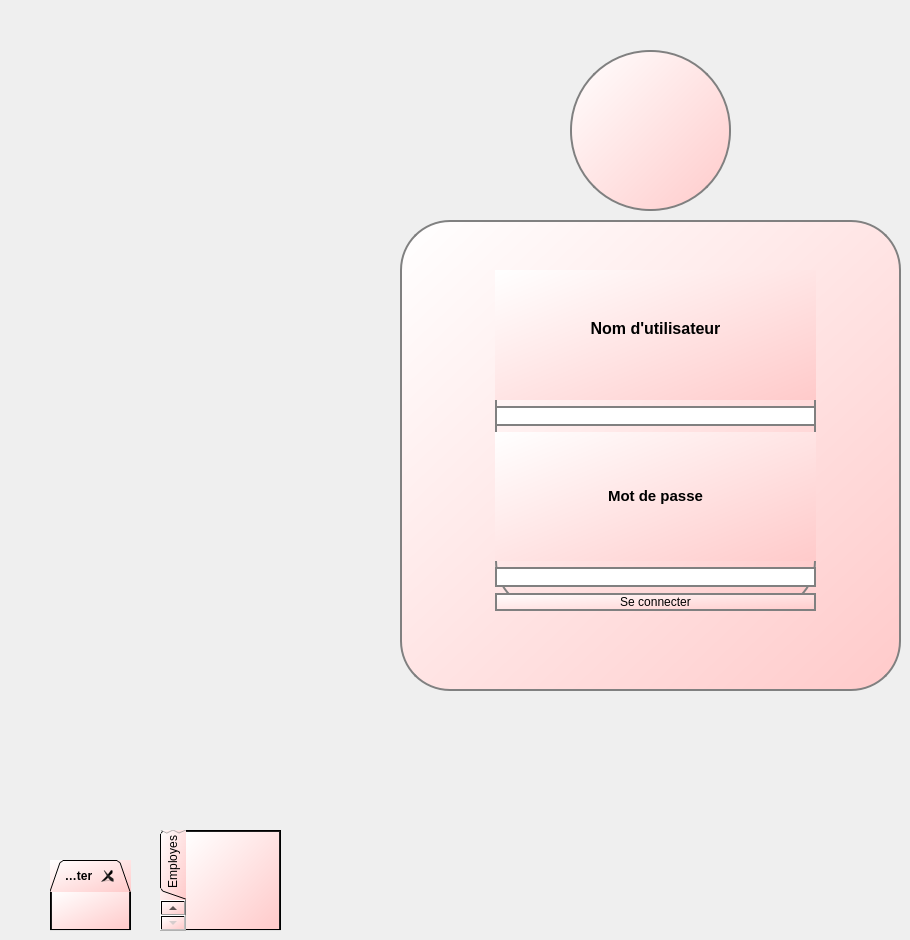
   <widget class="QWidget" name="page_5">
    <widget class="QTabWidget" name="TabWidget_login">
     <property name="enabled">
      <bool>true</bool>
     </property>
     <property name="geometry">
      <rect>
       <x>50</x>
       <y>860</y>
       <width>81</width>
       <height>71</height>
      </rect>
     </property>
     <property name="font">
      <font>
       <pointsize>9</pointsize>
       <weight>75</weight>
       <bold>true</bold>
      </font>
     </property>
     <property name="cursor">
      <cursorShape>CrossCursor</cursorShape>
     </property>
     <property name="acceptDrops">
      <bool>false</bool>
     </property>
     <property name="autoFillBackground">
      <bool>false</bool>
     </property>
     <property name="styleSheet">
      <string notr="true">background-color: qlineargradient(spread:pad, x1:0, y1:0, x2:1, y2:1, stop:0 rgba(255, 255, 255, 255), stop:1 rgba(255, 202, 202, 255));</string>
     </property>
     <property name="tabShape">
      <enum>QTabWidget::Triangular</enum>
     </property>
     <property name="currentIndex">
      <number>0</number>
     </property>
     <property name="elideMode">
      <enum>Qt::ElideLeft</enum>
     </property>
     <property name="documentMode">
      <bool>false</bool>
     </property>
     <property name="tabsClosable">
      <bool>true</bool>
     </property>
     <property name="movable">
      <bool>false</bool>
     </property>
     <property name="tabBarAutoHide">
      <bool>false</bool>
     </property>
     <widget class="QWidget" name="page_login">
      <attribute name="title">
       <string>Se connecter</string>
      </attribute>
     </widget>
    </widget>
    <widget class="QGroupBox" name="groupBox">
     <property name="geometry">
      <rect>
       <x>400</x>
       <y>220</y>
       <width>501</width>
       <height>471</height>
      </rect>
     </property>
     <property name="styleSheet">
      <string notr="true">background-color: qlineargradient(spread:pad, x1:0, y1:0, x2:1, y2:1, stop:0 rgba(255, 255, 255, 255), stop:1 rgba(255, 202, 202, 255));
border-radius: 50px;
border: 2px solid gray;</string>
     </property>
     <property name="title">
      <string/>
     </property>
     <widget class="QWidget" name="layoutWidget">
      <property name="geometry">
       <rect>
        <x>95</x>
        <y>50</y>
        <width>321</width>
        <height>341</height>
       </rect>
      </property>
      <layout class="QVBoxLayout" name="verticalLayout">
       <item>
        <widget class="QLabel" name="cccc">
         <property name="styleSheet">
          <string notr="true">border-radius: 0px;
border: 0px solid gray;</string>
         </property>
         <property name="text">
          <string>&lt;html&gt;&lt;head/&gt;&lt;body&gt;&lt;p align=&quot;center&quot;&gt;&lt;span style=&quot; font-size:12pt; font-weight:600;&quot;&gt;Nom d'utilisateur&lt;/span&gt;&lt;span style=&quot; font-size:12pt; font-weight:600;&quot;&gt;&lt;br/&gt;&lt;/span&gt;&lt;/p&gt;&lt;/body&gt;&lt;/html&gt;</string>
         </property>
        </widget>
       </item>
       <item>
        <widget class="QLineEdit" name="le_username">
         <property name="styleSheet">
          <string notr="true">background-color: rgb(255, 255, 255);</string>
         </property>
         <property name="echoMode">
          <enum>QLineEdit::Normal</enum>
         </property>
        </widget>
       </item>
       <item>
        <widget class="QLabel" name="label_40">
         <property name="styleSheet">
          <string notr="true">border-radius: 0px;
border: 0px solid gray;</string>
         </property>
         <property name="text">
          <string>&lt;html&gt;&lt;head/&gt;&lt;body&gt;&lt;p align=&quot;center&quot;&gt;&lt;span style=&quot; font-size:11pt; font-weight:600;&quot;&gt;Mot de passe&lt;/span&gt;&lt;/p&gt;&lt;/body&gt;&lt;/html&gt;</string>
         </property>
        </widget>
       </item>
       <item>
        <widget class="QLineEdit" name="le_password">
         <property name="styleSheet">
          <string notr="true">background-color: rgb(255, 255, 255);</string>
         </property>
         <property name="echoMode">
          <enum>QLineEdit::Password</enum>
         </property>
        </widget>
       </item>
       <item>
        <widget class="QPushButton" name="btnLogin_4">
         <property name="toolTip">
          <string>&lt;html&gt;&lt;head/&gt;&lt;body&gt;&lt;p align=&quot;center&quot;&gt;login&lt;/p&gt;&lt;/body&gt;&lt;/html&gt;</string>
         </property>
         <property name="styleSheet">
          <string notr="true"/>
         </property>
         <property name="text">
          <string>Se connecter</string>
         </property>
        </widget>
       </item>
      </layout>
     </widget>
    </widget>
    <widget class="QFrame" name="frame_11">
     <property name="geometry">
      <rect>
       <x>570</x>
       <y>50</y>
       <width>161</width>
       <height>161</height>
      </rect>
     </property>
     <property name="styleSheet">
      <string notr="true">
border-radius: 80px;
border: 2px solid gray;
background-color: qlineargradient(spread:pad, x1:0, y1:0, x2:1, y2:1, stop:0 rgba(255, 255, 255, 255), stop:1 rgba(255, 202, 202, 255));
image: url(:/images/user-244.png);</string>
     </property>
     <property name="frameShape">
      <enum>QFrame::StyledPanel</enum>
     </property>
     <property name="frameShadow">
      <enum>QFrame::Raised</enum>
     </property>
    </widget>
    <widget class="QTabWidget" name="tabWidget_4">
     <property name="geometry">
      <rect>
       <x>160</x>
       <y>830</y>
       <width>121</width>
       <height>101</height>
      </rect>
     </property>
     <property name="layoutDirection">
      <enum>Qt::LeftToRight</enum>
     </property>
     <property name="styleSheet">
      <string notr="true">background-color: qlineargradient(spread:pad, x1:0, y1:0, x2:1, y2:1, stop:0 rgba(255, 255, 255, 255), stop:1 rgba(255, 202, 202, 255));
</string>
     </property>
     <property name="tabPosition">
      <enum>QTabWidget::West</enum>
     </property>
     <property name="tabShape">
      <enum>QTabWidget::Triangular</enum>
     </property>
     <property name="currentIndex">
      <number>5</number>
     </property>
     <widget class="QWidget" name="tab_6">
      <attribute name="title">
       <string>Menu</string>
      </attribute>
     </widget>
     <widget class="QWidget" name="tab_10">
      <attribute name="title">
       <string>pub</string>
      </attribute>
     </widget>
     <widget class="QWidget" name="tab_1">
      <attribute name="title">
       <string>Actualite</string>
      </attribute>
     </widget>
     <widget class="QWidget" name="tab_11">
      <attribute name="title">
       <string>podcast</string>
      </attribute>
     </widget>
     <widget class="QWidget" name="tab_12">
      <attribute name="title">
       <string>musique</string>
      </attribute>
     </widget>
     <widget class="QWidget" name="tab_13">
      <attribute name="title">
       <string>Employes</string>
      </attribute>
      <widget class="QStackedWidget" name="stackedWidget_2">
       <property name="geometry">
        <rect>
         <x>40</x>
         <y>120</y>
         <width>641</width>
         <height>481</height>
        </rect>
       </property>
       <property name="currentIndex">
        <number>0</number>
       </property>
       <widget class="QWidget" name="page_3"/>
       <widget class="QWidget" name="page_4"/>
      </widget>
     </widget>
    </widget>
   </widget>
